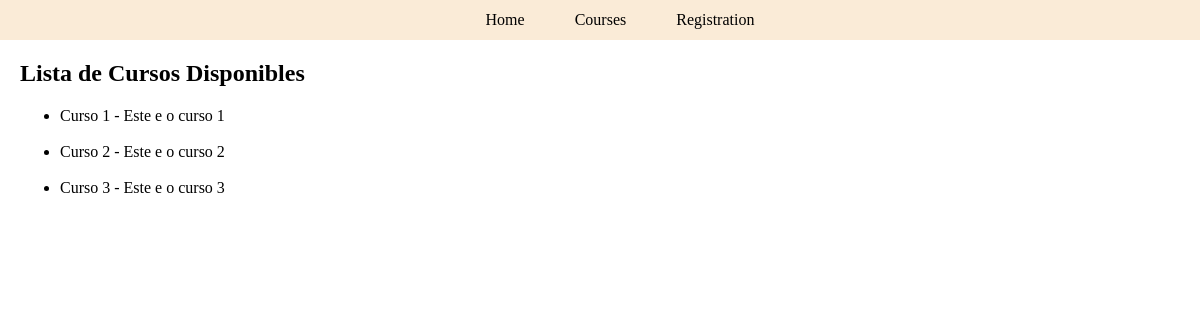
Page /courses/ on the committed database.
### courses/models.py (models this page shows)
class Course(models.Model):
 name = models.CharField(max_length=100)
 description = models.CharField(max_length=250)
 image = models.ImageField(upload_to='course_images/')

### courses/views.py (the view)
# urls.py: path('courses/', views.courses, name='courses'),
def courses(request):
    courses = Course.objects.all()
    return render(request, 'courses/courses.html',{'courses':courses})

### courses/templates/courses/courses.html (shortened to what this page needs)
{% extends "courses/base.html" %}
{% load static %}
{% block contenido %}
<section>
    <h1>Lista de Cursos Disponibles</h1>
    <ul>
    {% for course in courses %}
        <li>
            <a href="{% url 'course_detail' pk=course.pk %}">
                {{ course.name }} - {{ course.description}}
            </a>
        </li>
        <br>
    {% empty %}
        <li>No hay cursos disponibles.</li>
    {% endfor %}
    </ul>
</section>
{% endblock %}

### courses/static/courses/css/style.css (style rules this page uses)
body { margin: 0%; }
a { text-decoration: none; color: inherit; }
section { margin-left: 20px; }

### rows in the picture
Course: name "Curso 1", description "Este e o curso 1"
Course: name "Curso 2", description "Este e o curso 2"
Course: name "Curso 3", description "Este e o curso 3"
